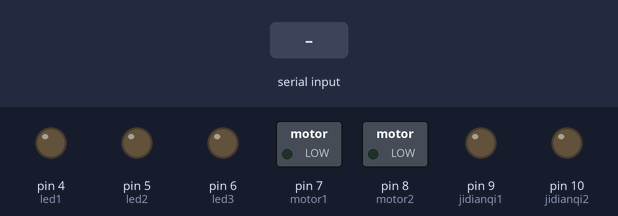
Simulated run of this sketch. Board: Arduino Uno, built with avr-gcc and run on an emulated ATmega328P. Parts: switched loads named in the sketch (green lamp = pin HIGH), output pins drawn as LEDs (lit = HIGH). Inputs (shaded band) come from the test bench.

Above: at 6.2 s.
6.3 s: "d" received over the second serial link
At 6.9 s:
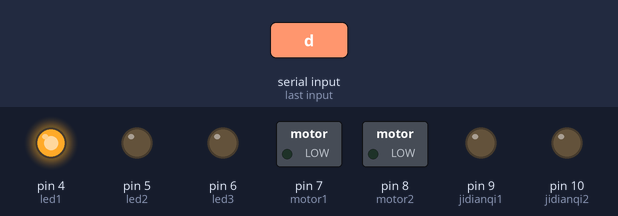
7.8 s: "3" received over the second serial link
At 8.2 s:
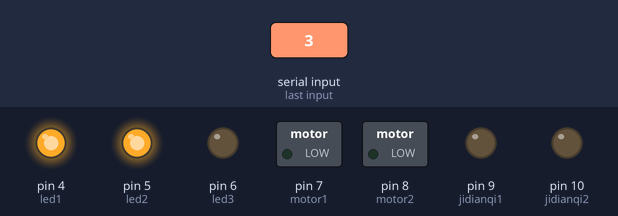
9.3 s: "2" received over the second serial link
At 10.5 s:
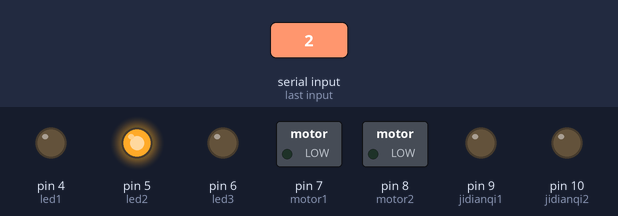
10.8 s: "5" received over the second serial link
At 11.8 s:
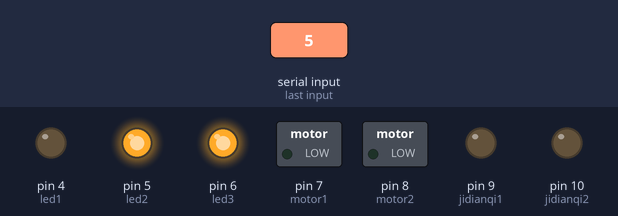
Timing chart, 0 to 13.3 s (numbered marks = the images above; inputs shaded):
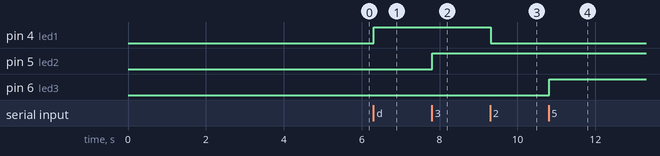

The sketch:

arduino_controller_withbluetooth.ino
```cpp
#include <SoftwareSerial.h>
SoftwareSerial port_to_sensor(3, 2); // 实例化软串口 （RX, TX） rx=3 tx=2
SoftwareSerial port_to_water(11, 12); // 实例化软串口 （RX, TX） rx=11 tx=12
int led1 = 4;  //led灯1
int led2 = 5;  //led灯2
int led3 = 6;  //led灯3
int jidianqi1 = 9;  //继电器1控制插座
int jidianqi2 = 10;  //继电器2控制插座
int motor1= 7;    //电机正转控制继电器
int motor2 =8;    //电机反转控制继电器

String data_from_sensor = "";     //从sensor传来的数据
int rev_mark = 0;
int correct_mark = 0;

String  data_from_water = "";
int  rev_water_mark = 0;
char  waternum = 'n';

char yuyin_rev_mark = 0;
int nao_command = 0;
int listendata = 0;
int count = 0;
int counting = 0;
int val = 0;

void setup() {

Serial.begin(9600);//硬件串口设定波特率38400
port_to_sensor.begin(9600);//软串口波特率设定9600
port_to_water.begin(9600);//软串口波特率设定9600

pinMode(led1, OUTPUT); //设置LED2为输出状态
digitalWrite(led1, LOW);
pinMode(led2, OUTPUT); //设置LED1为输出状态
digitalWrite(led2, LOW);
pinMode(led3, OUTPUT); //设置LED2为输出状态
digitalWrite(led3, LOW);
pinMode(jidianqi1, OUTPUT); //设置插座1为输出状态
digitalWrite(jidianqi1, LOW);
pinMode(jidianqi2, OUTPUT); //设置插座2为输出状态
digitalWrite(jidianqi2, LOW);
pinMode(motor1, OUTPUT); //设置电机1为输出状态
digitalWrite(motor1, LOW);
pinMode(motor2, OUTPUT); //设置电机2为输出状态
digitalWrite(motor2, LOW);

delay(5000);
port_to_sensor.print("start");
}

void loop()
{
//while (Serial.available() > 0)//首先检查是否接收到来自服务器的数据
//  {
//    listendata = Serial.read();
//    delay(2);
//    yuyin_rev_mark = 1;
//  }
//
//  if(yuyin_rev_mark == 1) //这部分其实可以用一个字符串转换语句 将收到的数字改成command
//{
//    nao_command = listendata;
//    listendata = 0;
//    yuyin_rev_mark = 1;
//}
val = Serial.read();//读取串口接收到的值
  if (-1 != val)//如果串口接收到数据了，那val肯定不等于-1（没接收到数据时是等于-1的，arduino串口基础，不多说。）
  {
   nao_command = val;
  }

port_to_sensor.listen();
delay(15);
while (port_to_sensor.available() > 0)
  {
    data_from_sensor += char(port_to_sensor.read());
    delay(2);
    rev_mark = 1;
  }

if(rev_mark == 1)

{
     if(data_from_sensor == "d")//1有干扰 试试21
     {
     digitalWrite(led1, HIGH);
     correct_mark = 1;
     }
     if(data_from_sensor == "2")
     {
     digitalWrite(led1, LOW);
     correct_mark = 1;
     }
     if(data_from_sensor == "3")
     {
     digitalWrite(led2, HIGH);
     correct_mark = 1;
     }
     if(data_from_sensor == "4")
     {
     digitalWrite(led2, LOW);
     correct_mark = 1;
     }
     if(data_from_sensor == "5")
     {
     digitalWrite(led3, HIGH);
     correct_mark = 1;
     }
     if(data_from_sensor == "6")
     {
     digitalWrite(led3, LOW);
     correct_mark = 1;
     }
      if(data_from_sensor == "7")
     {
     digitalWrite(motor2, LOW);
     digitalWrite(motor1, HIGH);
     correct_mark = 1;
     }
     if(data_from_sensor == "8")
     {
     digitalWrite(motor1, LOW);
     digitalWrite(motor2, HIGH);
     correct_mark = 1;
     }
     if(data_from_sensor == "9")
     {
     digitalWrite(jidianqi1, HIGH);
     correct_mark = 1;
     }
     if(data_from_sensor == "a")
     {
     digitalWrite(jidianqi1, LOW);
     correct_mark = 1;
     }
      if(data_from_sensor == "b")
     {
     digitalWrite(jidianqi2, HIGH);
     correct_mark = 1;
     }
     if(data_from_sensor == "c")
     {
     digitalWrite(jidianqi2, LOW);
     correct_mark = 1;
     }
     if((data_from_sensor[0] == 'z')||(data_from_sensor[1] == 'z')||(data_from_sensor[2] == 'z'))
     {
     nao_command = 0;
     correct_mark = 1;
     }
     if(correct_mark == 1)
     {
      correct_mark =0;
      }
     data_from_sensor = "";
     rev_mark = 0;
  }

port_to_water.listen();
delay(5);
while (port_to_water.available() > 0)
  {
    data_from_water += char(port_to_water.read());
    rev_water_mark = 1;
  }
if(rev_water_mark == 1)
{
  if(data_from_water[0] == '0')
  {waternum = 'a';}
  if(data_from_water[0] == '1')
  {waternum = 'b';}
  if(data_from_water[0] == '2')
  {waternum = 'c';}
  if(data_from_water[0] == '3')
  {waternum = 'd';}
  count++;

  data_from_water = "";
  rev_water_mark = 0;
}

counting++;
if(counting > 1)
 {
counting = 0;
port_to_sensor.print(waternum);
port_to_sensor.print(nao_command);

  }
}
```

Measured:
- after the input at 6.3 s, pin 4 (led1): LOW → HIGH at once
- after the input at 7.8 s, pin 5 (led2): LOW → HIGH at once
- after the input at 9.3 s, pin 4 (led1): HIGH → LOW at once
- after the input at 10.8 s, pin 6 (led3): LOW → HIGH at once
